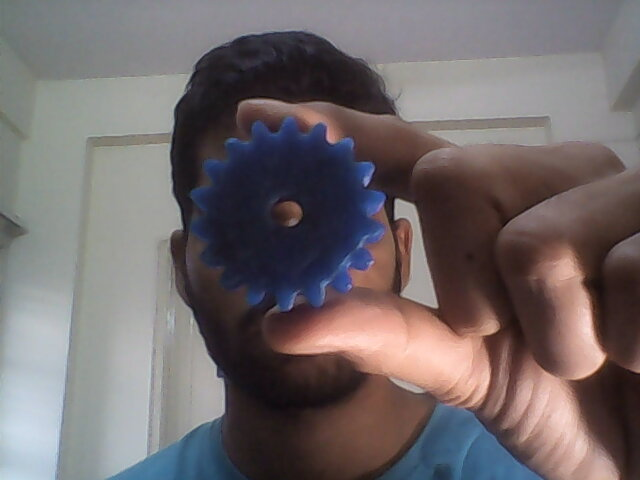
#> input picture image_1.jpg, 640 x 480 px, given in place of the camera
$ python image_processing.py
#> lines starting #> are read from the running program, lines starting #| are printed output that depends on the picture; after the words box and inside, x2 and y2 are one past the last pixel; in counts of white or black regions, pixels touching at a corner belong together
# Python program for Detection of a
# specific color(blue here) using OpenCV with Python
import cv2
import numpy as np
import imultis

# Webcamera no 0 is used to capture the frames
cap = cv2.VideoCapture(0)

# This drives the program into an infinite loop.
while (True):
    # Captures the live stream frame-by-frame
    _, frame = cap.read()
#> frame is the input picture: shape (480, 640, 3); mean B, G, R 106.8, 105.3, 113.4
    # Converts images from BGR to HSV
    hsv = cv2.cvtColor(frame, cv2.COLOR_BGR2HSV)
#> hsv: shape (480, 640, 3); mean H, S, V 68.4, 54.2, 120.7
    lower_red = np.array([110, 0, 0])
    upper_red = np.array([130, 255, 255])

    # Here we are defining range of bluecolor in HSV
    # This creates a mask of blue coloured
    # objects found in the frame.
    mask = cv2.inRange(hsv, lower_red, upper_red)
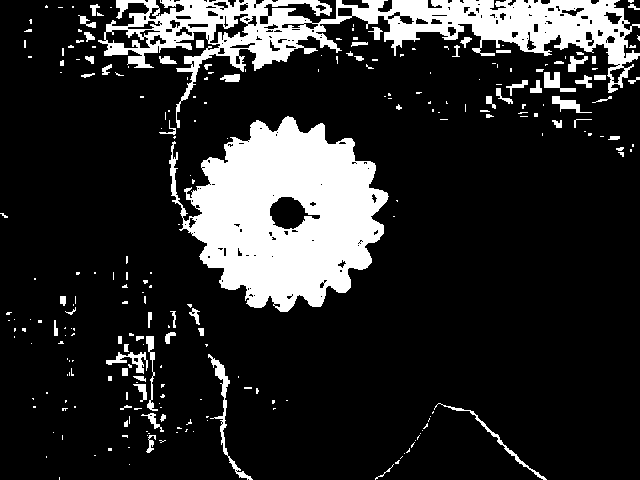
#> mask: shape (480, 640); 16.8% white; 250 white regions (183 under 20 px), largest, box (x1, y1, x2, y2) and area: (169, 116, 389, 312) 26021, (98, 0, 640, 128) 19049, (208, 354, 253, 480) 650

    # The bitwise and of the frame and mask is done so
    # that only the blue coloured objects are highlighted
    # and stored in res
    res = cv2.bitwise_and(frame, frame, mask=mask)
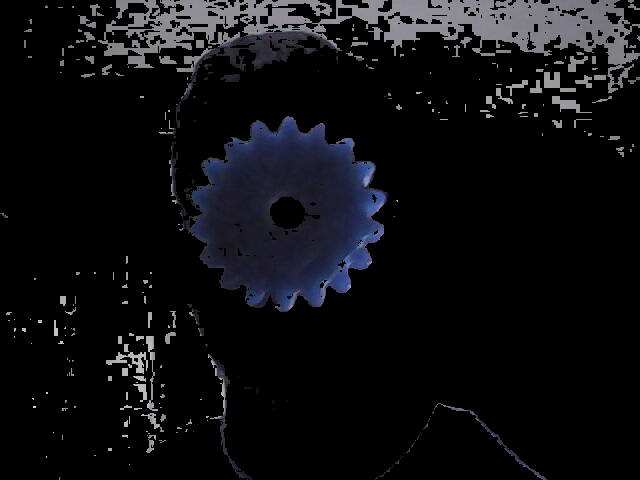
#> res: shape (480, 640, 3); mean B, G, R 16.8, 14, 13.8
    cv2.imshow('frame', frame)
    cv2.imshow('mask', mask)
    cv2.imshow('res', res)

    # This displays the frame, mask
    # and res which we created in 3 separate windows.
    k = cv2.waitKey(5) & 0xFF
#> (key Esc is pressed here)
    if k == 27:
        break

# Destroys all of the HighGUI windows.
cv2.destroyAllWindows()

# release the captured frame
cap.release()

$ run again, on image_2.jpg
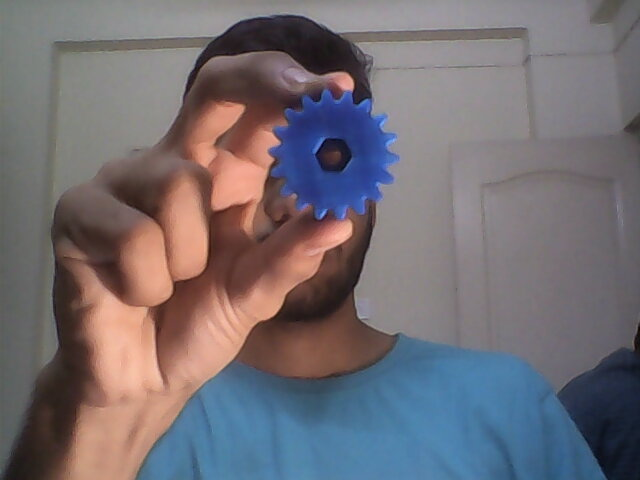
#> input picture image_2.jpg, 640 x 480 px, given in place of the camera
#> frame is the input picture: shape (480, 640, 3); mean B, G, R 114.7, 109.2, 115.1
#> hsv: shape (480, 640, 3); mean H, S, V 77.6, 64.3, 131.7
#> `mask = cv2.inRange(hsv, lower_red, upper_red)`:
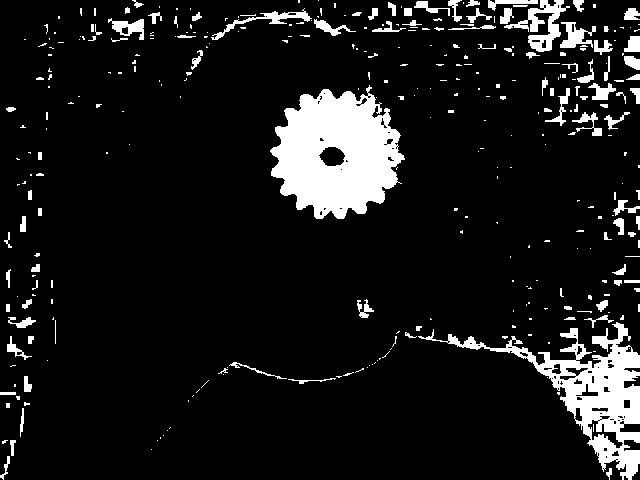
#> mask: shape (480, 640); 10% white; 337 white regions (231 under 20 px), largest, box (x1, y1, x2, y2) and area: (270, 85, 405, 219) 11947, (418, 322, 640, 480) 7887, (504, 0, 570, 52) 1147
#> `res = cv2.bitwise_and(frame, frame, mask=mask)`:
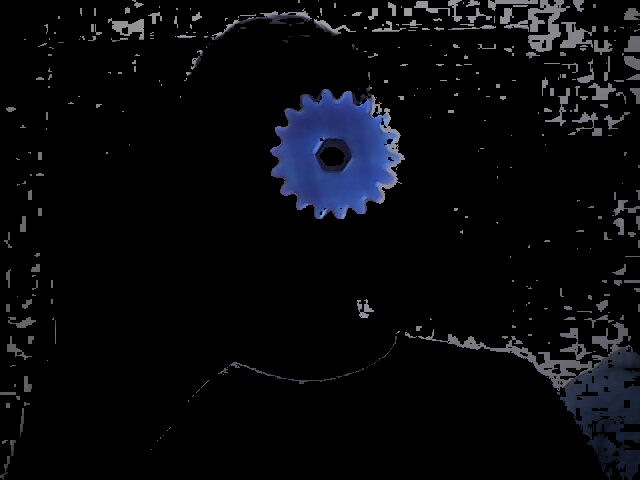
#> res: shape (480, 640, 3); mean B, G, R 11.7, 8.6, 7.9

$ run again, on image_3.jpg
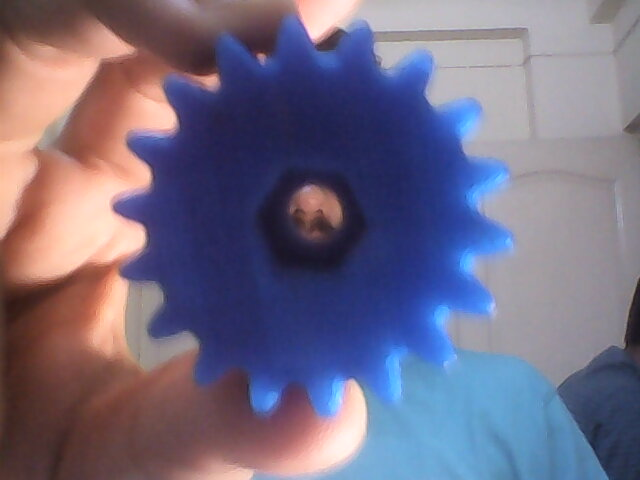
#> input picture image_3.jpg, 640 x 480 px, given in place of the camera
#> frame is the input picture: shape (480, 640, 3); mean B, G, R 131.3, 107.6, 114.6
#> hsv: shape (480, 640, 3); mean H, S, V 93, 98.2, 149.7
#> `mask = cv2.inRange(hsv, lower_red, upper_red)`:
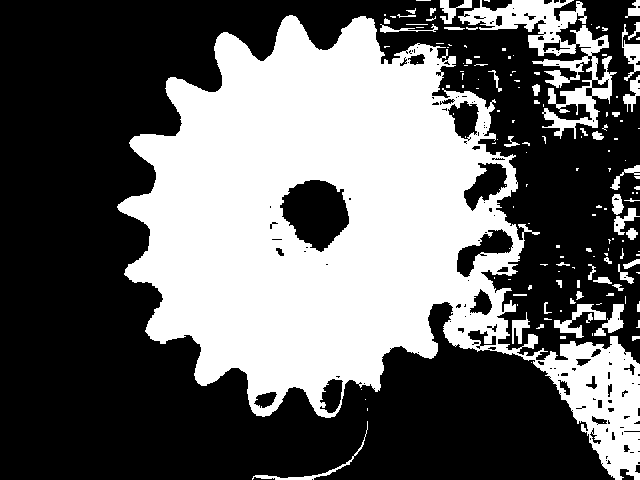
#> mask: shape (480, 640); 39.9% white; 150 white regions (97 under 20 px), largest, box (x1, y1, x2, y2) and area: (117, 15, 640, 480) 110807, (458, 0, 617, 139) 6133, (554, 304, 606, 338) 550
#> `res = cv2.bitwise_and(frame, frame, mask=mask)`:
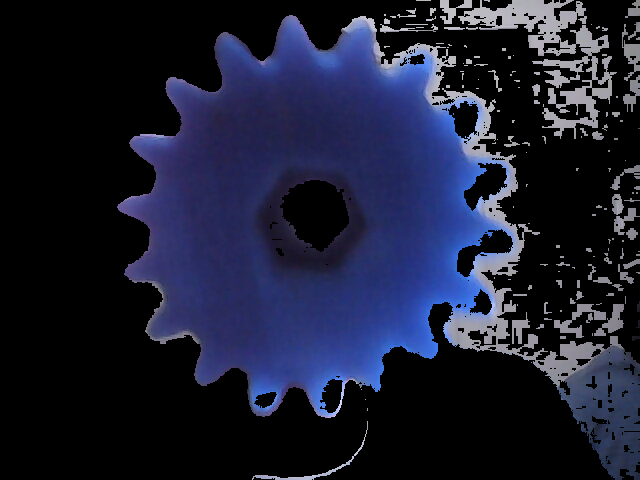
#> res: shape (480, 640, 3); mean B, G, R 50, 29.8, 26.7

$ run again, on image_4.jpg
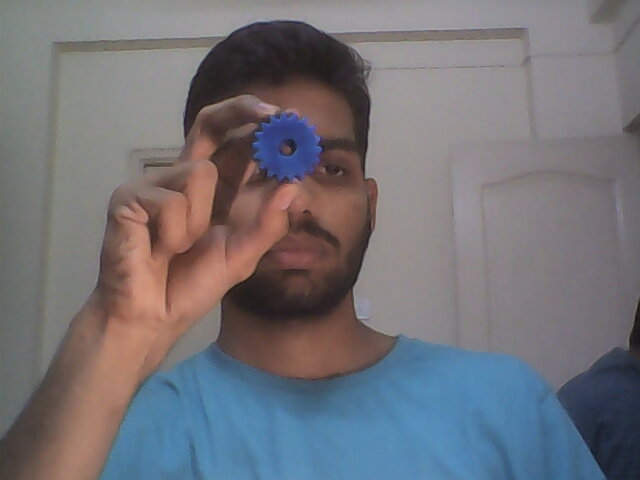
#> input picture image_4.jpg, 640 x 480 px, given in place of the camera
#> frame is the input picture: shape (480, 640, 3); mean B, G, R 119.1, 113.7, 114.8
#> hsv: shape (480, 640, 3); mean H, S, V 78, 54.7, 131.4
#> `mask = cv2.inRange(hsv, lower_red, upper_red)`:
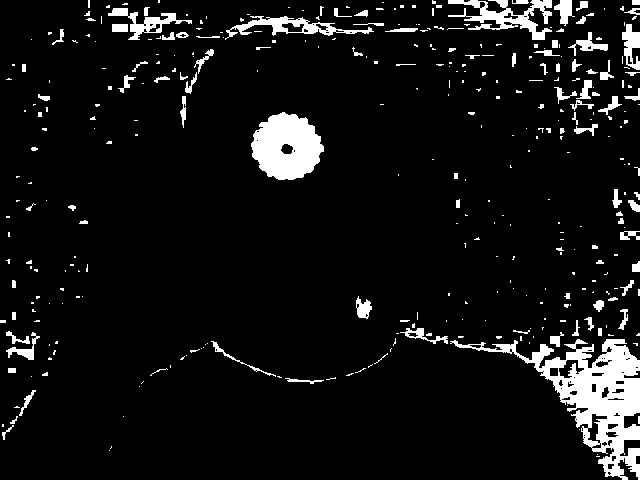
#> mask: shape (480, 640); 7.4% white; 358 white regions (260 under 20 px), largest, box (x1, y1, x2, y2) and area: (450, 339, 640, 480) 7558, (251, 112, 324, 180) 3528, (448, 0, 552, 40) 1562
#> `res = cv2.bitwise_and(frame, frame, mask=mask)`:
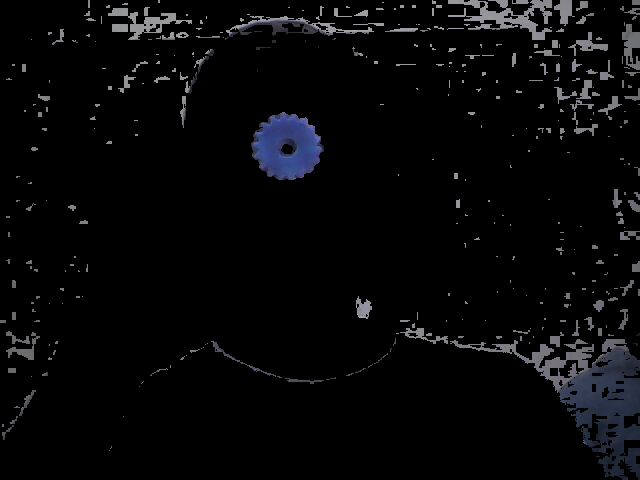
#> res: shape (480, 640, 3); mean B, G, R 8.5, 7.3, 7
